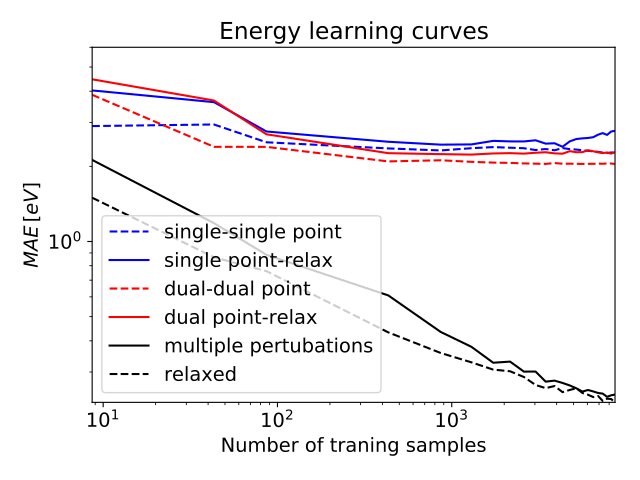

The script that drew this image:
# usage: python n_MAE_plot.py n_MAE_HL3.txt n_MAE_HL3.pdf "13-N-N-N-1 network after 500k itterations"
import matplotlib
import matplotlib.pyplot as plt
import numpy as np
import sys

n_samples = 10808*0.8
n_samples_multi = 10000*0.8

out_file = sys.argv[1]

n_ss,MAE_new_ss,MAE_err_ss = np.loadtxt('learn_curve-29-29-29_single_point_single.txt')
n_sr,MAE_new_sr,MAE_err_sr = np.loadtxt('learn_curve-29-29-29_single_point_relaxed.txt')
n_dd,MAE_new_dd,MAE_err_dd = np.loadtxt('learn_curve-29-29-29_dual_point_dual.txt')
n_dr,MAE_new_dr,MAE_err_dr = np.loadtxt('learn_curve-29-29-29_dual_point_relaxed.txt')
n_mu,MAE_new_mu,MAE_err_mu = np.loadtxt('learn_curve-29-29-29_multi_perturbed.txt')
n_old,MAE_new_old,MAE_err_old = np.loadtxt('learn_curve-29-29-29.txt')


matplotlib.rcParams.update({'font.size': 14})

plt.loglog(n_ss*n_samples,MAE_new_ss,'--b', label='single-single point')
plt.loglog(n_sr*n_samples,MAE_new_sr,'-b', label='single point-relax')
plt.loglog(n_dd*n_samples,MAE_new_dd,'--r', label='dual-dual point')
plt.loglog(n_dr*n_samples,MAE_new_dr,'-r', label='dual point-relax')
plt.loglog(n_mu*n_samples,MAE_new_mu,'-k', label='multiple pertubations')
plt.loglog(n_old*n_samples,MAE_new_old,'--k', label='relaxed')

plt.gca().legend()
plt.ylim(0,6)
plt.xlim(100,8000)
#plt.gca().set_xscale('log')
plt.xlim(0,n_samples)
plt.title("Energy learning curves")
plt.xlabel("Number of traning samples")
plt.ylabel("$MAE\, [eV]$")
plt.tight_layout()
plt.savefig(out_file)
